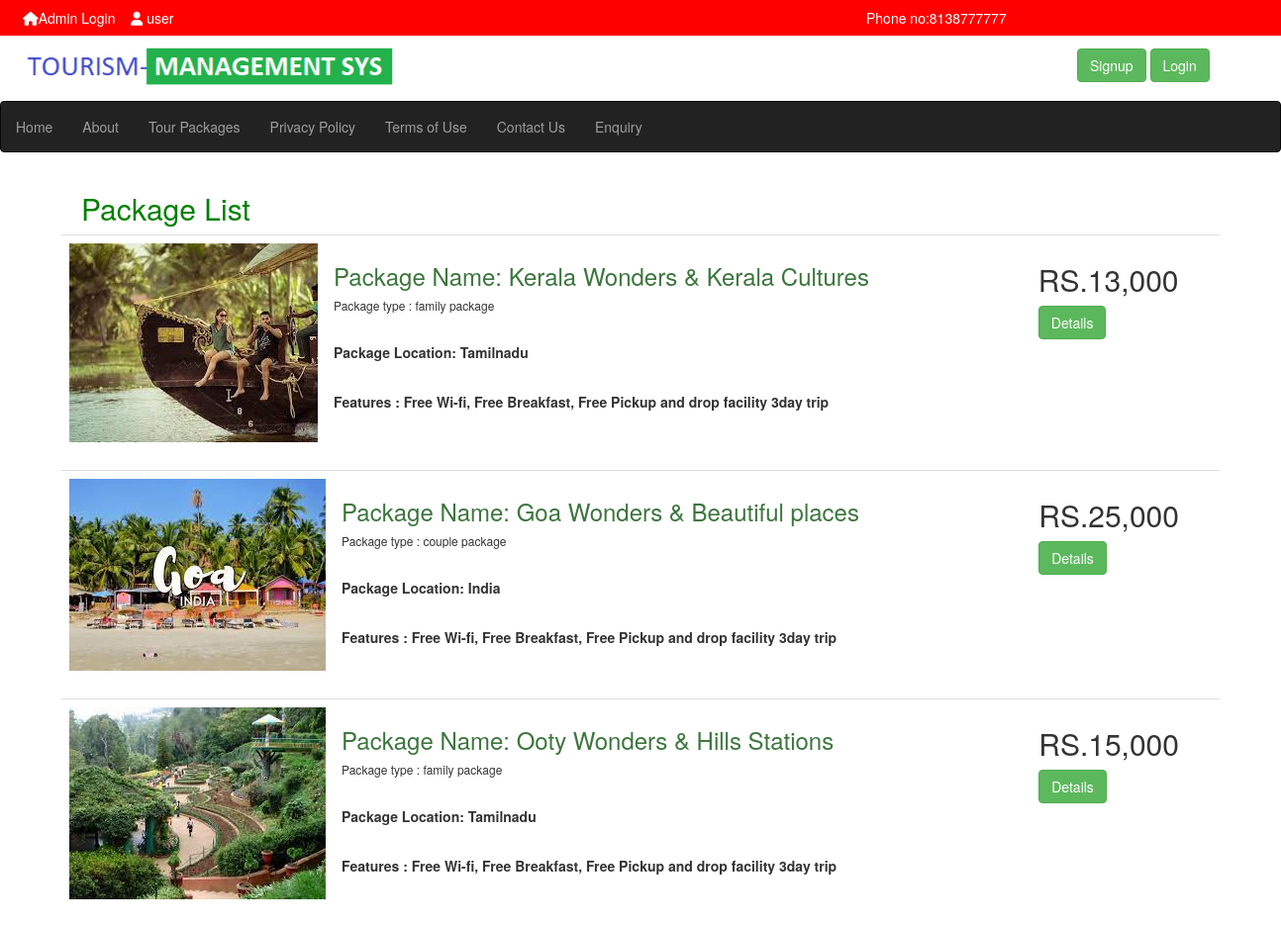
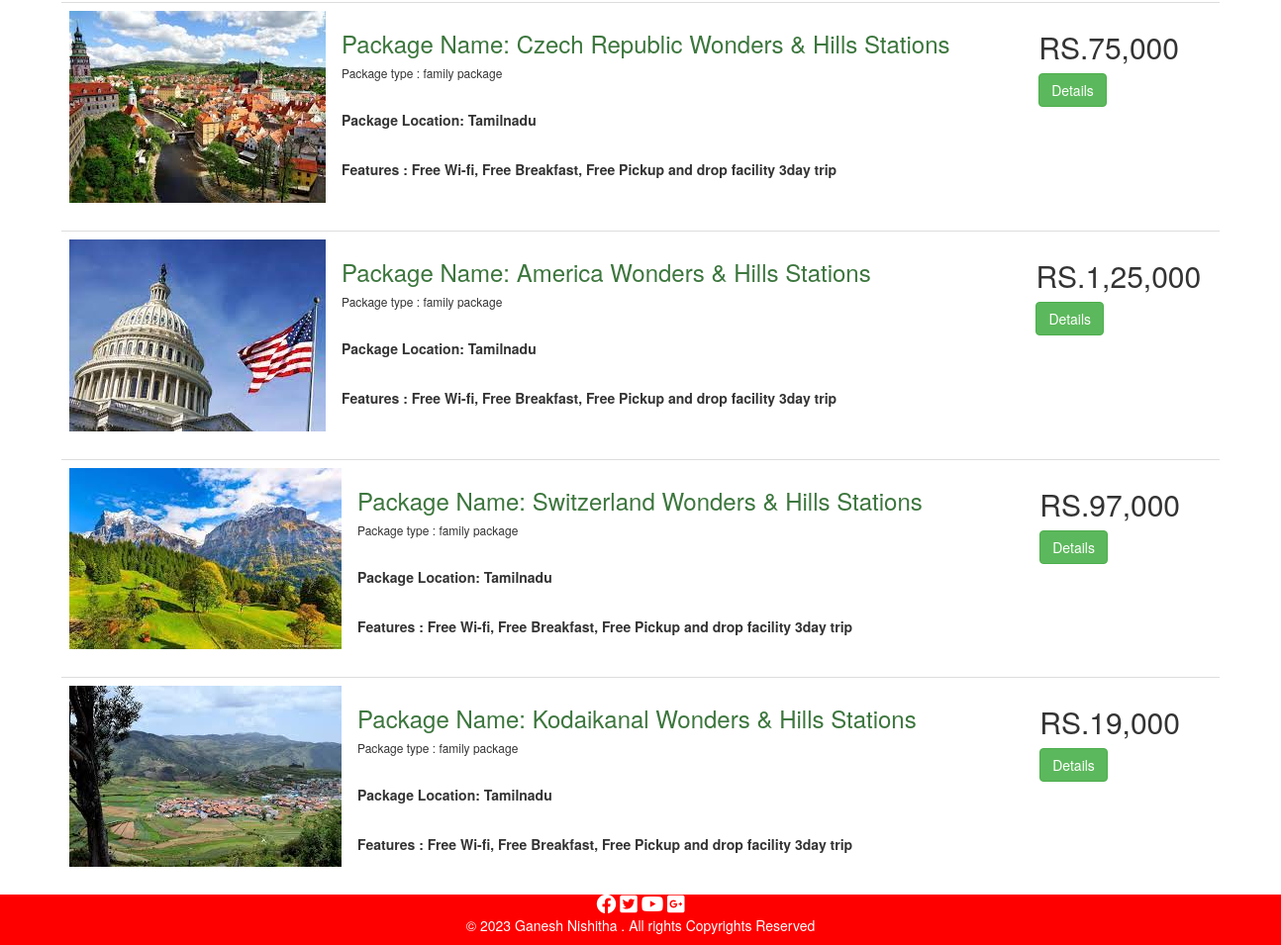
The app's page /package-list.php with its own data (2 pictures, top to bottom).
### tables this page shows
CREATE TABLE `tour` (
  `id` int(11) NOT NULL,
  `package_name` varchar(100) DEFAULT NULL,
  `package_type` varchar(100) DEFAULT NULL,
  `package_location` varchar(30) DEFAULT NULL,
  `package_price` varchar(30) DEFAULT NULL,
  `package_image` varchar(500) DEFAULT NULL
);

### package-list.php (the view, shortened to what this page needs)
<!DOCTYPE html>
<html>
<head>
</head>
<body>
<?php
include('header.php');
?>
 <div class="container">
 <div class="row">
 	<h2 style="color:green;margin-left:20px;">Package List</h2>
 	  <?php
	  include('dbconnection.php');
	  $sql2="select * from tour";
	  $result=mysqli_query($con,$sql2);
	  if(mysqli_num_rows($result)>0)
	  {
	  	while($row=mysqli_fetch_assoc($result))
	  	{
      ?>
	  <table class="table table-responsive">
	  <tr>
 			<th class="col-md-2">
 				<img src="<?php echo $row["package_image"];?>" class="animate__animated animate__slideInLeft">
 			</th>
 			<th class="col-md-8 animate__animated animate__slideInUp">
 				<h3 class="text-success">Package Name: <?php echo $row["package_name"];?></h3>
 				<h6>Package type : <?php echo $row["package_type"];?></h6><br>
 				<p>Package Location: <?php echo $row["package_location"];?></p><br>
 				<p>Features : Free Wi-fi, Free Breakfast, Free Pickup and drop facility 3day trip</p>
 			</th>
 			<th class="col-md-2 animate__animated animate__slideInRight">
 				<h2><?php echo $row["package_price"];?></h2>
 				<a href="package-details.php?pid=<?php echo $row['id']; ?>"><button class="btn btn-success">Details</button></a>
 			</th>
 		</tr>
</table>
<?php
}
}
?>
 </div>
<?php
include("footer.php");
?>
</body>
</html>

### header.php (shortened to what this page needs)
<!DOCTYPE html>
<html>
<head>
	<link rel="stylesheet" href="https://cdnjs.cloudflare.com/ajax/libs/font-awesome/6.2.1/css/all.min.css" />
	 <link rel="stylesheet" href="https://maxcdn.bootstrapcdn.com/bootstrap/3.4.1/css/bootstrap.min.css">
  <link rel="stylesheet" href="style.css">
  <link rel="stylesheet" href="https://cdnjs.cloudflare.com/ajax/libs/animate.css/4.1.1/animate.min.css"/>
</head>
<body>
<div class="container-fluid">
	<div class="row" style="padding:8px;background-color:red;">
		<div class="col-md-2 animate__animated animate__fadeInDown">
			<a href="admin.php" style="color:white;"><i class="fa-solid fa-house"></i>Admin Login</a>&nbsp;&nbsp;&nbsp;
			<a href="user.php" style="color:white;"><i class="fa fa-user" aria-hidden="true"></i> user</a>
		</div>
		<div class="col-md-6">
		</div>
		<div class="col-md-2 animate__animated animate__fadeInDown">
			<a href="tel:+918138777777">Phone no:8138777777</a>
		</div>
	</div>
	<div class="row" style="padding:8px;">
		<div class="col-md-10 animate__animated animate__backInLeft">
			<img src="images/logo.png" style="height:50px;">
		</div>
		<div class="col-md-2 animate__animated animate__backInLeft" style="margin-top:5px;">
			<a href="" class="btn btn-success" data-toggle='modal' data-target='#signup'>Signup</a>
			<a href="" class="btn btn-success" data-toggle='modal' data-target='#mylogin'>Login</a>
		</div>
	</div>
	<div class="row">
		<nav class="navbar navbar-inverse text-info bg-success">
			<ul class="nav navbar-nav animate__animated animate__fadeInLeft">
				<li><a href="home.php">Home</a></li>
				<li><a href="aboutus.php">About</a></li>
				<li><a href="package-list.php">Tour Packages</a></li>
				<li><a href="privacy.php">Privacy Policy</a></li>
				<li><a href="terms.php">Terms of Use</a></li>
				<li><a href="contact.php">Contact Us</a></li>
				<li><a href="enquiry.php">Enquiry</a></li>
            </ul>
		</nav>
	</div>
</body>
</html>

### footer.php
<div class="container-fluid" style="width:120%;margin-left:-10%;background-color: red;color:white;">
	<div class="row ">
		<div class="col-md-4">
		</div>
	    <div class="col-md-4 text-center">
	    	<i class="fa-brands fa-facebook text-center" style="font-size:20px;"></i>
	    	<i class="fa-brands fa-square-twitter text-center" style="font-size:20px;"></i>
	    	<i class="fa-brands fa-youtube text-center" style="font-size:20px;"></i>
	    	<i class="fa-brands fa-square-google-plus text-center" style="font-size:20px;"></i><br>
	    	<p>&copy; <?php echo date('Y'); ?> Ganesh Nishitha . All rights Copyrights Reserved</p>
		</div>
	    <div class="col-md-4">
		</div>
</div>

### style.css (style rules this page uses)
a { text-decoration:none; color:white; }
h3 { color:blue; }

### records on screen
tour: package_image (picture), package_name "Kerala Wonders & Kerala Cultures", package_type "family package", package_location "Tamilnadu", package_price "RS.13,000"
tour: package_image (picture), package_name "Goa Wonders & Beautiful places", package_type "couple package", package_location "India", package_price "RS.25,000"
tour: package_image (picture), package_name "Ooty Wonders & Hills Stations", package_type "family package", package_location "Tamilnadu", package_price "RS.15,000"
tour: package_image (picture), package_name "Czech Republic Wonders & Hills Stations", package_type "family package", package_location "Tamilnadu", package_price "RS.75,000"
tour: package_image (picture), package_name "America Wonders & Hills Stations", package_type "family package", package_location "Tamilnadu", package_price "RS.1,25,000"
tour: package_image (picture), package_name "Switzerland Wonders & Hills Stations", package_type "family package", package_location "Tamilnadu", package_price "RS.97,000"
tour: package_image (picture), package_name "Kodaikanal Wonders & Hills Stations", package_type "family package", package_location "Tamilnadu", package_price "RS.19,000"
